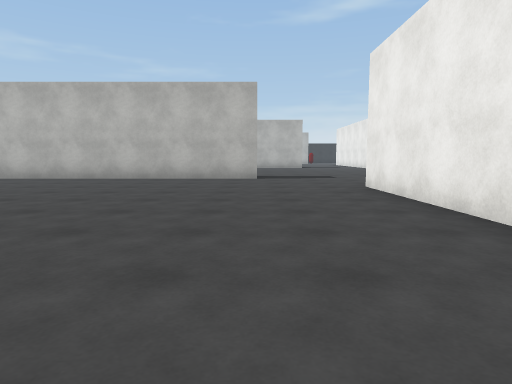
[1] (above)

18 first-person views from a walk through a 3-D level made in the Unity game engine. The camera is 1.2 m above the floor, tilts 6° down and sees 75° across. The floor is counted in squares, 2 m on a side. Each view is taken from the middle of a square. On the plan, view 1 faces up. The plan holds only what a view shows up to about 10 squares ahead; the rest is blank. The player is left out. Surface patterns are stand-ins for the level's own textures.

[2]
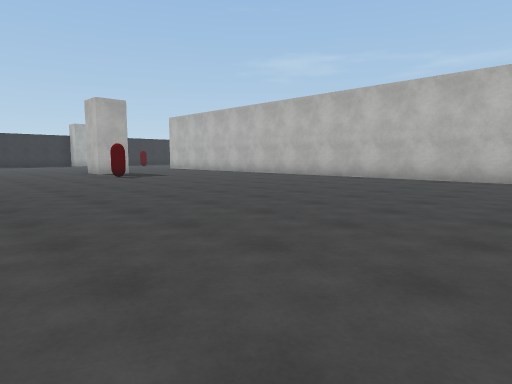

[3]
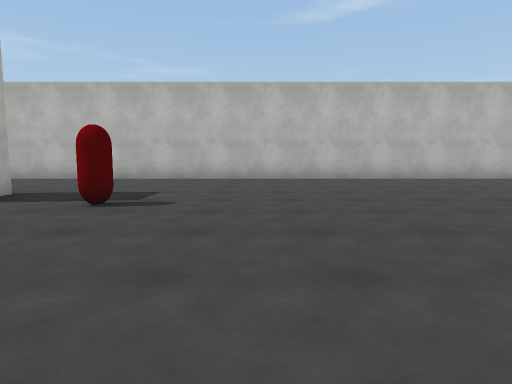

[4]
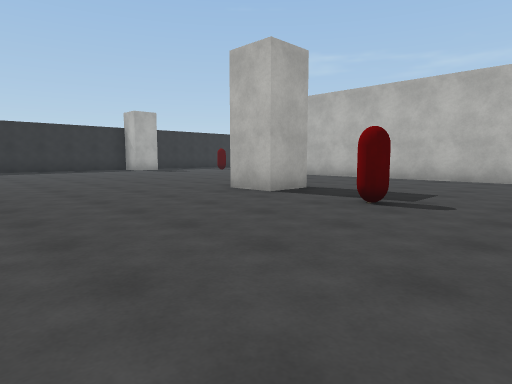

[5]
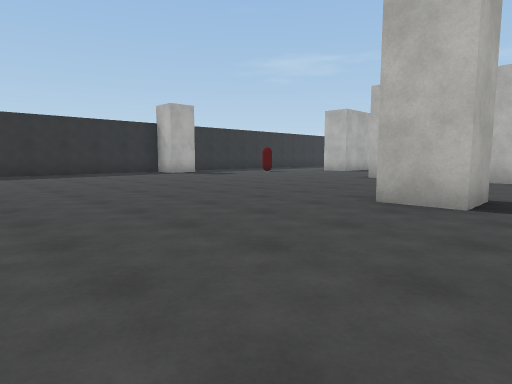

[6]
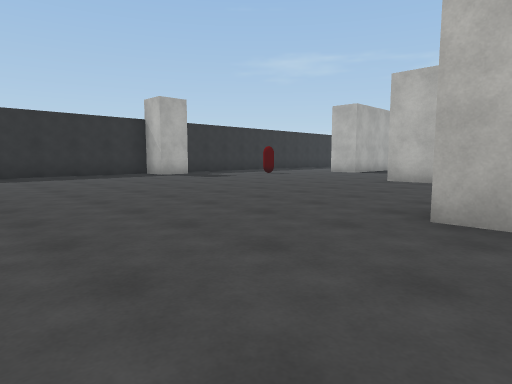

[7]
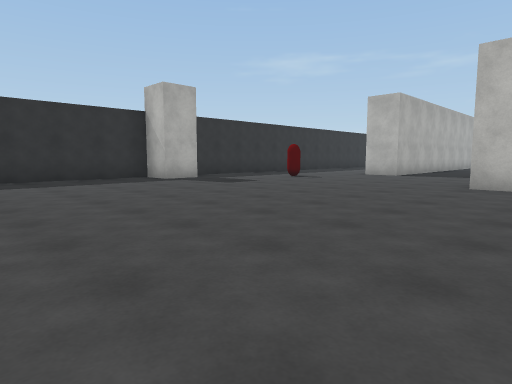

[8]
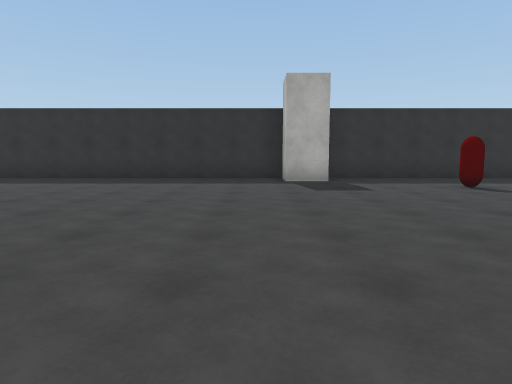

[9]
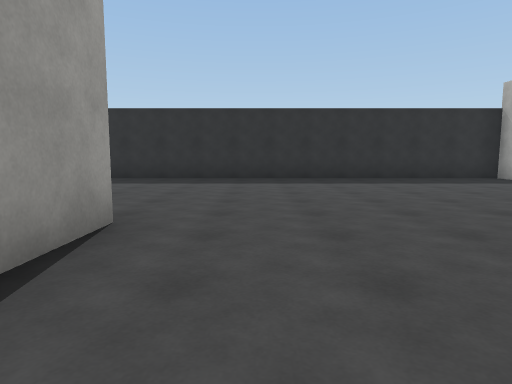

[10]
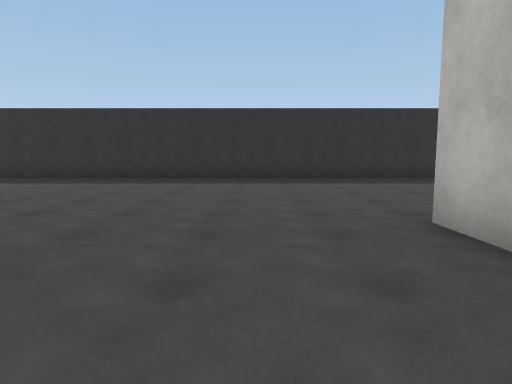

[11]
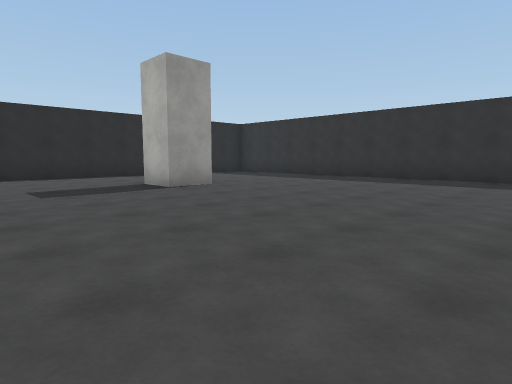

[12]
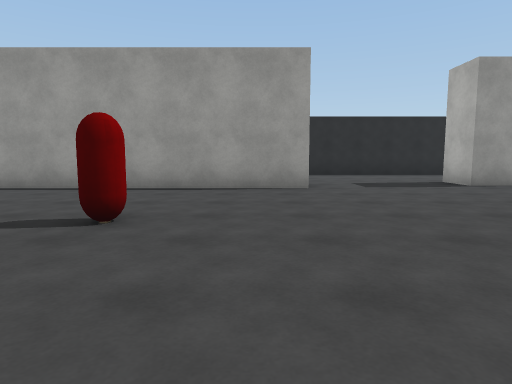

[13]
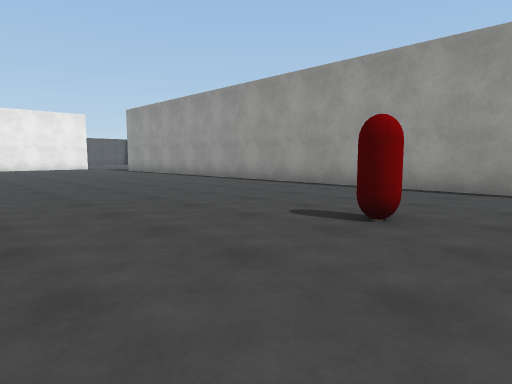

[14]
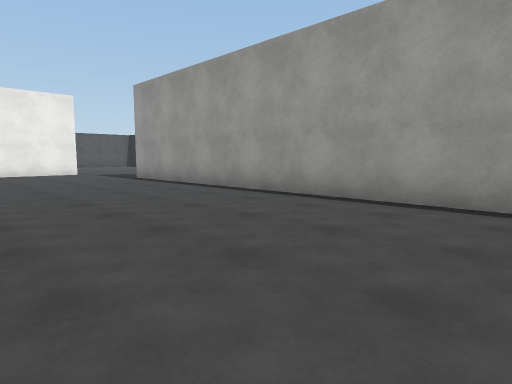

[15]
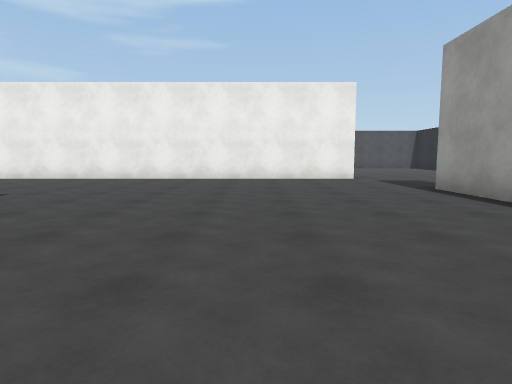

[16]
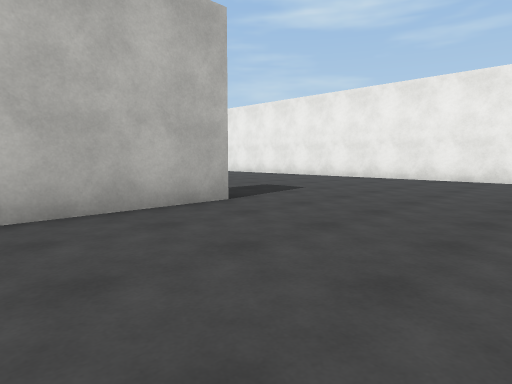

[17]
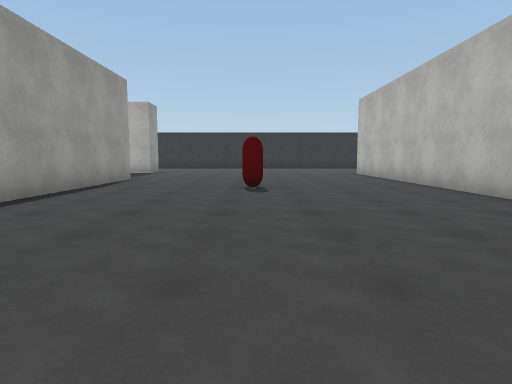

[18]
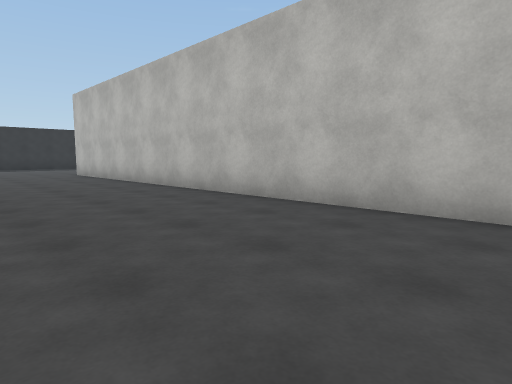

### Floor plan
Points are (right, up) in squares from view 1. A wall is a line through its corners. A room is listed if a view was taken in it or the views show most of it. See-through windows are left out.
Room 1 (views 1, 2, 3, 4, 5, 6, 7, 8, 9, 10, 11, 12, 13, 14, 15, 16, 17, 18)
walls: (-13.9, 5.4) (-13.9, 4.3) (-15.1, 4.3); (-19.1, -1.3) (-17.6, -1.3); (-3.9, -2.4) (-19.1, -2.4); (-16.1, -9.4) (-0.6, -9.4); (-20.6, -9.9) (-19.5, -9.9); (2.2, 2.9) (2.2, 6.9); (-24.3, 7.9) (-24.3, 6.7) (-25.3, 6.7) (-25.3, -11.1); (0.1, 9.2) (-17.6, 9.2); (2.2, -8.8) (2.2, 1.1); (-25.3, 11.4) (-25.3, 8)
ways out: opening at (-21.5, 10.8); opening at (-20, -11.4); opening at (0.4, 7.2); opening at (1, -8.7)
objects: red capsule (-23, 10); red capsule (-13, -6); red capsule (-12, 4)

Positions as (right, up) in squares from view 1, and headings:
1: (0, 0), facing up
2: (-2, 0), facing up-left
3: (-10, 0), facing up
4: (-10, 0), facing up-left
5: (-13, 0), facing up-left
6: (-14, 1), facing up-left
7: (-16, 2), facing up-left
8: (-16, 6), facing left
9: (-16, 0), facing left
10: (-16, -4), facing left
11: (-16, -4), facing down-left
12: (-15, -3), facing down
13: (-15, -3), facing down-right
14: (-10, -5), facing down-right
15: (-7, -6), facing right
16: (-7, -6), facing up-right
17: (-7, -6), facing left
18: (-7, -6), facing up-left
